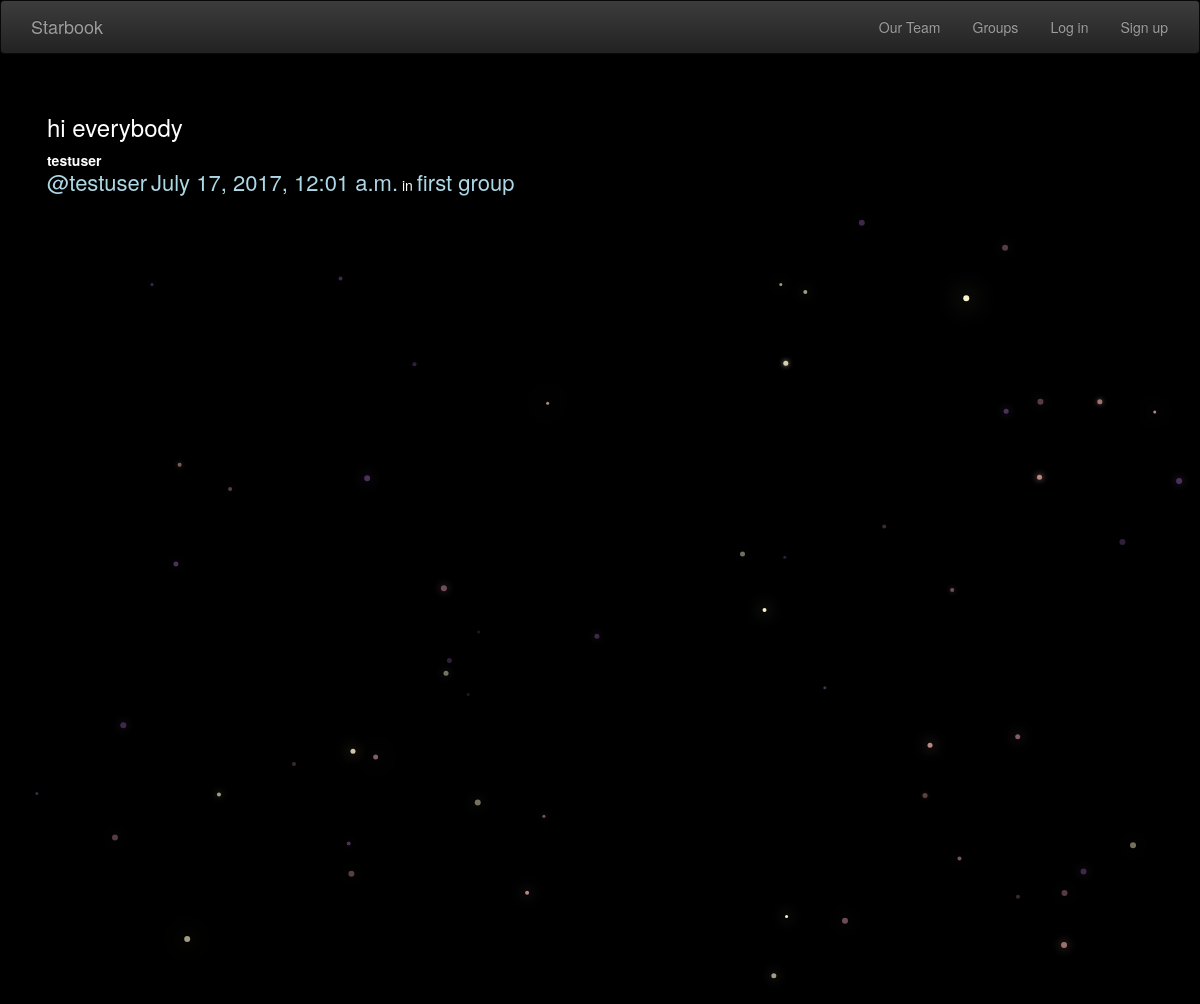
Screenshot of /posts/by/testuser/6/ with the database file from the repository.
### posts/models.py (models this page shows, shortened)
class Post(models.Model):
    user = models.ForeignKey(User, related_name="posts")
    created_at = models.DateTimeField(auto_now=True)
    message = models.TextField()
    message_html = models.TextField(editable=False)
    group = models.ForeignKey(Group, related_name="posts",null=True, blank=True)
    class Meta:
        ordering = ["-created_at"]
        unique_together = ["user", "message"]

### groups/models.py (models this page shows, shortened)
class Group(models.Model):
    name = models.CharField(max_length=255, unique=True)
    slug = models.SlugField(allow_unicode=True, unique=True)
    description = models.TextField(blank=True, default='')
    description_html = models.TextField(editable=False, default='', blank=True)
    members = models.ManyToManyField(User,through="GroupMember")
    class Meta:
        ordering = ["name"]

### posts/views.py (the view)
# urls.py: url(r"by/(?P<username>[-\w]+)/(?P<pk>\d+)/$",views.PostDetail.as_view(),name="single"),
class PostDetail(SelectRelatedMixin, generic.DetailView):
    model = models.Post
    select_related = ("user", "group")
    def get_queryset(self):
        queryset = super().get_queryset()
        return queryset.filter(
            user__username__iexact=self.kwargs.get("username")
        )

### posts/templates/posts/post_detail.html
{% extends "posts/post_base.html" %}
{% block post_content %}
<div class="col-md-8">
    {% include "posts/_post.html" %}
</div>
{% endblock %}

### posts/templates/posts/_post.html (shortened to what this page needs)
<div class="post media">
	<h3>{{ post.message_html|safe }}</h3>
	<div class="media-body">
		<strong><span style="color:white;">{{ post.user.username }}</span></strong>
		<h5 class="media-heading">
			<span class="username"><a href="{% url 'posts:for_user' username=post.user.username %}"><span style="color:#ADD8E6;">@{{ post.user.username }}</span></a></span>
			<time class="time"><a href="{% url 'posts:single' username=post.user.username pk=post.pk %}"><span style="color:#ADD8E6;">{{ post.created_at }}</span></a></time>
			{% if post.group %}
			<span class="group-name">in <a href="#"><span style="color:#ADD8E6;">{{ post.group.name }}</span></a></span>
			{% endif %}
		</h5>
	</div>
</div>

### static/simplesocial/css/master.css (style rules this page uses)
body { margin: 0; overflow: hidden; background-color:black; color:white; }

### static/simplesocial/css/info.css (style rules this page uses)
a { text-decoration: none; font-size: 22px; color: black; }

### rows the page displays
Post: message_html "hi everybody", user.username "testuser", created_at "July 17, 2017, 12:01 a.m.", group.name "first group"
